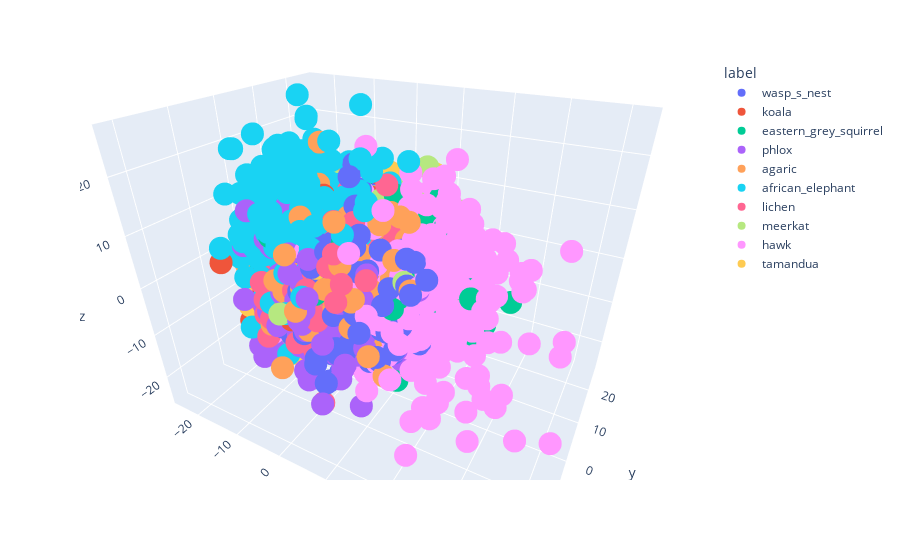

Write notebook code for a chart like this one.
### Code cell
pca = PCA(n_components=3, random_state=69)
pca.fit(x)
proj = pca.transform(x)
df = pd.DataFrame(dict(x=proj[:, 0], y=proj[:, 1], z=proj[:, 2], label=[cl_dict[int(el)] for el in y]))
groups = df.groupby('label')
fig = px.scatter_3d(df, x='x', y='y', z='z', color='label')
fig.show()

### Figure 1 — Plotly figure (JSON) as saved in the notebook; plotly's stock layout.template omitted (floating-point values rounded to 4 significant figures; data arrays with more than 128 entries replaced by an {"elided": "..."} marker saying what was removed)
{"data": [{"hovertemplate": "label=wasp_s_nest<br>x=%{x}<br>y=%{y}<br>z=%{z}<extra></extra>", "legendgroup": "wasp_s_nest", "marker": {"color": "#636efa", "symbol": "circle"}, "mode": "markers", "name": "wasp_s_nest", "scene": "scene", "showlegend": true, "type": "scatter3d", "x": {"elided": "1000 float values"}, "y": {"elided": "1000 float values"}, "z": {"elided": "1000 float values"}}, {"hovertemplate": "label=koala<br>x=%{x}<br>y=%{y}<br>z=%{z}<extra></extra>", "legendgroup": "koala", "marker": {"color": "#EF553B", "symbol": "circle"}, "mode": "markers", "name": "koala", "scene": "scene", "showlegend": true, "type": "scatter3d", "x": {"elided": "1000 float values"}, "y": {"elided": "1000 float values"}, "z": {"elided": "1000 float values"}}, {"hovertemplate": "label=eastern_grey_squirrel<br>x=%{x}<br>y=%{y}<br>z=%{z}<extra></extra>", "legendgroup": "eastern_grey_squirrel", "marker": {"color": "#00cc96", "symbol": "circle"}, "mode": "markers", "name": "eastern_grey_squirrel", "scene": "scene", "showlegend": true, "type": "scatter3d", "x": {"elided": "1000 float values"}, "y": {"elided": "1000 float values"}, "z": {"elided": "1000 float values"}}, {"hovertemplate": "label=phlox<br>x=%{x}<br>y=%{y}<br>z=%{z}<extra></extra>", "legendgroup": "phlox", "marker": {"color": "#ab63fa", "symbol": "circle"}, "mode": "markers", "name": "phlox", "scene": "scene", "showlegend": true, "type": "scatter3d", "x": {"elided": "1000 float values"}, "y": {"elided": "1000 float values"}, "z": {"elided": "1000 float values"}}, {"hovertemplate": "label=agaric<br>x=%{x}<br>y=%{y}<br>z=%{z}<extra></extra>", "legendgroup": "agaric", "marker": {"color": "#FFA15A", "symbol": "circle"}, "mode": "markers", "name": "agaric", "scene": "scene", "showlegend": true, "type": "scatter3d", "x": {"elided": "1000 float values"}, "y": {"elided": "1000 float values"}, "z": {"elided": "1000 float values"}}, {"hovertemplate": "label=african_elephant<br>x=%{x}<br>y=%{y}<br>z=%{z}<extra></extra>", "legendgroup": "african_elephant", "marker": {"color": "#19d3f3", "symbol": "circle"}, "mode": "markers", "name": "african_elephant", "scene": "scene", "showlegend": true, "type": "scatter3d", "x": {"elided": "1000 float values"}, "y": {"elided": "1000 float values"}, "z": {"elided": "1000 float values"}}, {"hovertemplate": "label=lichen<br>x=%{x}<br>y=%{y}<br>z=%{z}<extra></extra>", "legendgroup": "lichen", "marker": {"color": "#FF6692", "symbol": "circle"}, "mode": "markers", "name": "lichen", "scene": "scene", "showlegend": true, "type": "scatter3d", "x": {"elided": "1000 float values"}, "y": {"elided": "1000 float values"}, "z": {"elided": "1000 float values"}}, {"hovertemplate": "label=meerkat<br>x=%{x}<br>y=%{y}<br>z=%{z}<extra></extra>", "legendgroup": "meerkat", "marker": {"color": "#B6E880", "symbol": "circle"}, "mode": "markers", "name": "meerkat", "scene": "scene", "showlegend": true, "type": "scatter3d", "x": {"elided": "1000 float values"}, "y": {"elided": "1000 float values"}, "z": {"elided": "1000 float values"}}, {"hovertemplate": "label=hawk<br>x=%{x}<br>y=%{y}<br>z=%{z}<extra></extra>", "legendgroup": "hawk", "marker": {"color": "#FF97FF", "symbol": "circle"}, "mode": "markers", "name": "hawk", "scene": "scene", "showlegend": true, "type": "scatter3d", "x": {"elided": "1000 float values"}, "y": {"elided": "1000 float values"}, "z": {"elided": "1000 float values"}}, {"hovertemplate": "label=tamandua<br>x=%{x}<br>y=%{y}<br>z=%{z}<extra></extra>", "legendgroup": "tamandua", "marker": {"color": "#FECB52", "symbol": "circle"}, "mode": "markers", "name": "tamandua", "scene": "scene", "showlegend": true, "type": "scatter3d", "x": {"elided": "1000 float values"}, "y": {"elided": "1000 float values"}, "z": {"elided": "1000 float values"}}], "layout": {"autosize": true, "legend": {"title": {"text": "label"}, "tracegroupgap": 0}, "margin": {"t": 60}, "scene": {"aspectmode": "auto", "aspectratio": {"x": 1.215, "y": 0.8794, "z": 0.9356}, "camera": {"center": {"x": 0, "y": 0, "z": 0}, "eye": {"x": 0.6507, "y": -1.182, "z": 0.7872}, "projection": {"type": "perspective"}, "up": {"x": 0, "y": 0, "z": 1}}, "domain": {"x": [0, 1], "y": [0, 1]}, "xaxis": {"title": {"text": "x"}, "type": "linear"}, "yaxis": {"title": {"text": "y"}, "type": "linear"}, "zaxis": {"title": {"text": "z"}, "type": "linear"}}}}
